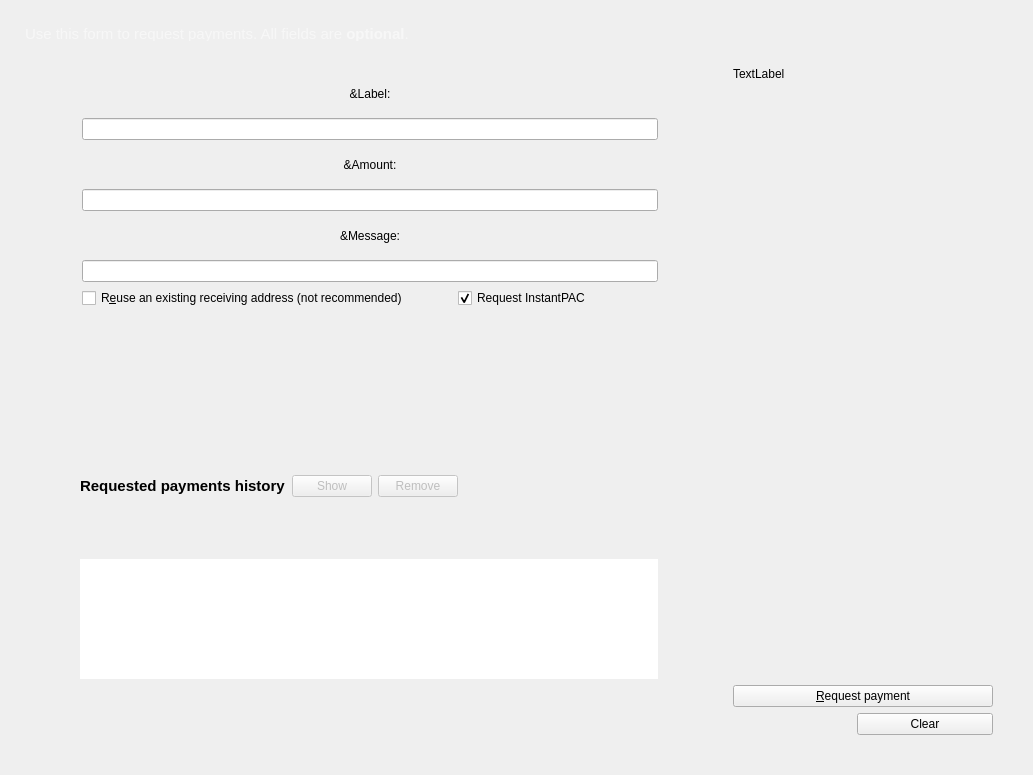
<?xml version="1.0" encoding="UTF-8"?>
<ui version="4.0">
 <class>ReceiveCoinsDialog</class>
 <widget class="QWidget" name="ReceiveCoinsDialog">
  <property name="geometry">
   <rect>
    <x>0</x>
    <y>0</y>
    <width>1033</width>
    <height>775</height>
   </rect>
  </property>
  <property name="sizePolicy">
   <sizepolicy hsizetype="Preferred" vsizetype="Expanding">
    <horstretch>0</horstretch>
    <verstretch>0</verstretch>
   </sizepolicy>
  </property>
  <property name="styleSheet">
   <string notr="true">QFrame{
  border:none;
}</string>
  </property>
  <property name="class" stdset="0">
   <string>container</string>
  </property>
  <layout class="QVBoxLayout" name="verticalLayout" stretch="0,0">
   <item>
    <widget class="QLabel" name="label_5">
     <property name="sizePolicy">
      <sizepolicy hsizetype="Preferred" vsizetype="Fixed">
       <horstretch>0</horstretch>
       <verstretch>0</verstretch>
      </sizepolicy>
     </property>
     <property name="minimumSize">
      <size>
       <width>0</width>
       <height>40</height>
      </size>
     </property>
     <property name="maximumSize">
      <size>
       <width>16777215</width>
       <height>40</height>
      </size>
     </property>
     <property name="font">
      <font>
       <pointsize>11</pointsize>
      </font>
     </property>
     <property name="styleSheet">
      <string notr="true">color: rgba(255,255,255,0.5);
padding: 10px;</string>
     </property>
     <property name="text">
      <string>Use this form to request payments. All fields are &lt;b&gt;optional&lt;/b&gt;.</string>
     </property>
     <property name="alignment">
      <set>Qt::AlignLeading|Qt::AlignLeft|Qt::AlignTop</set>
     </property>
    </widget>
   </item>
   <item>
    <widget class="QFrame" name="container">
     <property name="sizePolicy">
      <sizepolicy hsizetype="Preferred" vsizetype="MinimumExpanding">
       <horstretch>0</horstretch>
       <verstretch>0</verstretch>
      </sizepolicy>
     </property>
     <layout class="QHBoxLayout" name="horizontalLayout_3">
      <item>
       <layout class="QGridLayout" name="gridLayout_2">
        <property name="leftMargin">
         <number>40</number>
        </property>
        <property name="rightMargin">
         <number>40</number>
        </property>
        <property name="bottomMargin">
         <number>10</number>
        </property>
        <item row="1" column="0">
         <widget class="QFrame" name="frame">
          <property name="sizePolicy">
           <sizepolicy hsizetype="Expanding" vsizetype="Expanding">
            <horstretch>0</horstretch>
            <verstretch>0</verstretch>
           </sizepolicy>
          </property>
          <property name="minimumSize">
           <size>
            <width>600</width>
            <height>0</height>
           </size>
          </property>
          <property name="maximumSize">
           <size>
            <width>1000</width>
            <height>16777215</height>
           </size>
          </property>
          <property name="styleSheet">
           <string notr="true"/>
          </property>
          <property name="frameShape">
           <enum>QFrame::StyledPanel</enum>
          </property>
          <property name="frameShadow">
           <enum>QFrame::Raised</enum>
          </property>
          <layout class="QVBoxLayout" name="verticalLayout_2">
           <property name="leftMargin">
            <number>20</number>
           </property>
           <item>
            <spacer name="verticalSpacer_3">
             <property name="orientation">
              <enum>Qt::Vertical</enum>
             </property>
             <property name="sizeType">
              <enum>QSizePolicy::Fixed</enum>
             </property>
             <property name="sizeHint" stdset="0">
              <size>
               <width>20</width>
               <height>1</height>
              </size>
             </property>
            </spacer>
           </item>
           <item>
            <layout class="QHBoxLayout" name="horizontalLayout_2">
             <item>
              <widget class="QLabel" name="label_6">
               <property name="font">
                <font>
                 <pointsize>11</pointsize>
                 <weight>75</weight>
                 <bold>true</bold>
                </font>
               </property>
               <property name="text">
                <string>Requested payments history</string>
               </property>
              </widget>
             </item>
             <item>
              <widget class="QPushButton" name="showRequestButton">
               <property name="enabled">
                <bool>false</bool>
               </property>
               <property name="toolTip">
                <string>Show the selected request (does the same as double clicking an entry)</string>
               </property>
               <property name="styleSheet">
                <string notr="true"/>
               </property>
               <property name="text">
                <string>Show</string>
               </property>
               <property name="autoDefault">
                <bool>false</bool>
               </property>
               <property name="class" stdset="0">
                <string>linkButton</string>
               </property>
              </widget>
             </item>
             <item>
              <widget class="QPushButton" name="removeRequestButton">
               <property name="enabled">
                <bool>false</bool>
               </property>
               <property name="toolTip">
                <string>Remove the selected entries from the list</string>
               </property>
               <property name="styleSheet">
                <string notr="true"/>
               </property>
               <property name="text">
                <string>Remove</string>
               </property>
               <property name="autoDefault">
                <bool>false</bool>
               </property>
               <property name="class" stdset="0">
                <string>linkButton</string>
               </property>
              </widget>
             </item>
             <item>
              <spacer name="horizontalSpacer_2">
               <property name="orientation">
                <enum>Qt::Horizontal</enum>
               </property>
               <property name="sizeHint" stdset="0">
                <size>
                 <width>40</width>
                 <height>20</height>
                </size>
               </property>
              </spacer>
             </item>
            </layout>
           </item>
           <item>
            <widget class="QTableView" name="recentRequestsView">
             <property name="sizePolicy">
              <sizepolicy hsizetype="Expanding" vsizetype="MinimumExpanding">
               <horstretch>0</horstretch>
               <verstretch>0</verstretch>
              </sizepolicy>
             </property>
             <property name="minimumSize">
              <size>
               <width>0</width>
               <height>100</height>
              </size>
             </property>
             <property name="maximumSize">
              <size>
               <width>16777215</width>
               <height>120</height>
              </size>
             </property>
             <property name="contextMenuPolicy">
              <enum>Qt::CustomContextMenu</enum>
             </property>
             <property name="styleSheet">
              <string notr="true"/>
             </property>
             <property name="tabKeyNavigation">
              <bool>false</bool>
             </property>
             <property name="sortingEnabled">
              <bool>true</bool>
             </property>
            </widget>
           </item>
          </layout>
         </widget>
        </item>
        <item row="0" column="0">
         <widget class="QFrame" name="frame2">
          <property name="sizePolicy">
           <sizepolicy hsizetype="MinimumExpanding" vsizetype="Expanding">
            <horstretch>0</horstretch>
            <verstretch>0</verstretch>
           </sizepolicy>
          </property>
          <property name="minimumSize">
           <size>
            <width>0</width>
            <height>0</height>
           </size>
          </property>
          <property name="maximumSize">
           <size>
            <width>1000</width>
            <height>16777215</height>
           </size>
          </property>
          <property name="frameShape">
           <enum>QFrame::StyledPanel</enum>
          </property>
          <property name="frameShadow">
           <enum>QFrame::Sunken</enum>
          </property>
          <layout class="QVBoxLayout" name="verticalLayout_3">
           <item>
            <layout class="QGridLayout" name="gridLayout">
             <item row="6" column="2">
              <widget class="BitcoinAmountField" name="reqAmount">
               <property name="minimumSize">
                <size>
                 <width>500</width>
                 <height>0</height>
                </size>
               </property>
               <property name="maximumSize">
                <size>
                 <width>16777215</width>
                 <height>16777215</height>
                </size>
               </property>
               <property name="toolTip">
                <string>An optional amount to request. Leave this empty or zero to not request a specific amount.</string>
               </property>
               <property name="class" stdset="0">
                <string>LineEdit</string>
               </property>
              </widget>
             </item>
             <item row="3" column="2">
              <widget class="QLabel" name="label_2">
               <property name="toolTip">
                <string>An optional label to associate with the new receiving address.</string>
               </property>
               <property name="text">
                <string>&amp;Label:</string>
               </property>
               <property name="alignment">
                <set>Qt::AlignCenter</set>
               </property>
               <property name="class" stdset="0">
                <string>titleLabel</string>
               </property>
              </widget>
             </item>
             <item row="7" column="2">
              <widget class="QLabel" name="label_3">
               <property name="toolTip">
                <string>An optional message to attach to the payment request, which will be displayed when the request is opened. Note: The message will not be sent with the payment over the Paccoin network.</string>
               </property>
               <property name="text">
                <string>&amp;Message:</string>
               </property>
               <property name="alignment">
                <set>Qt::AlignCenter</set>
               </property>
               <property name="class" stdset="0">
                <string>titleLabel</string>
               </property>
              </widget>
             </item>
             <item row="5" column="2">
              <widget class="QLabel" name="label">
               <property name="toolTip">
                <string>An optional amount to request. Leave this empty or zero to not request a specific amount.</string>
               </property>
               <property name="text">
                <string>&amp;Amount:</string>
               </property>
               <property name="alignment">
                <set>Qt::AlignCenter</set>
               </property>
               <property name="class" stdset="0">
                <string>titleLabel</string>
               </property>
              </widget>
             </item>
             <item row="10" column="0">
              <widget class="QLabel" name="label_4">
               <property name="text">
                <string/>
               </property>
              </widget>
             </item>
             <item row="8" column="2">
              <widget class="QLineEdit" name="reqMessage">
               <property name="minimumSize">
                <size>
                 <width>500</width>
                 <height>0</height>
                </size>
               </property>
               <property name="maximumSize">
                <size>
                 <width>16777215</width>
                 <height>16777215</height>
                </size>
               </property>
               <property name="toolTip">
                <string>An optional message to attach to the payment request, which will be displayed when the request is opened.&lt;br&gt;Note: The message will not be sent with the payment over the Paccoin network.</string>
               </property>
               <property name="class" stdset="0">
                <string>LineEdit</string>
               </property>
              </widget>
             </item>
             <item row="4" column="2">
              <widget class="QLineEdit" name="reqLabel">
               <property name="minimumSize">
                <size>
                 <width>500</width>
                 <height>0</height>
                </size>
               </property>
               <property name="maximumSize">
                <size>
                 <width>16777215</width>
                 <height>16777215</height>
                </size>
               </property>
               <property name="toolTip">
                <string>An optional label to associate with the new receiving address.</string>
               </property>
               <property name="class" stdset="0">
                <string>LineEdit</string>
               </property>
              </widget>
             </item>
             <item row="12" column="0">
              <widget class="QLabel" name="label_7">
               <property name="text">
                <string/>
               </property>
              </widget>
             </item>
             <item row="9" column="2">
              <layout class="QHBoxLayout" name="horizontalLayout_4">
               <item>
                <widget class="QCheckBox" name="reuseAddress">
                 <property name="sizePolicy">
                  <sizepolicy hsizetype="Expanding" vsizetype="Fixed">
                   <horstretch>0</horstretch>
                   <verstretch>0</verstretch>
                  </sizepolicy>
                 </property>
                 <property name="toolTip">
                  <string>Reuse one of the previously used receiving addresses.&lt;br&gt;Reusing addresses has security and privacy issues.&lt;br&gt;Do not use this unless re-generating a payment request made before.</string>
                 </property>
                 <property name="text">
                  <string>R&amp;euse an existing receiving address (not recommended)</string>
                 </property>
                </widget>
               </item>
               <item>
                <widget class="QCheckBox" name="checkUseInstantSend">
                 <property name="sizePolicy">
                  <sizepolicy hsizetype="Preferred" vsizetype="Fixed">
                   <horstretch>0</horstretch>
                   <verstretch>0</verstretch>
                  </sizepolicy>
                 </property>
                 <property name="minimumSize">
                  <size>
                   <width>200</width>
                   <height>0</height>
                  </size>
                 </property>
                 <property name="maximumSize">
                  <size>
                   <width>16777215</width>
                   <height>16777215</height>
                  </size>
                 </property>
                 <property name="text">
                  <string>Request InstantPAC</string>
                 </property>
                 <property name="checked">
                  <bool>true</bool>
                 </property>
                </widget>
               </item>
              </layout>
             </item>
            </layout>
           </item>
          </layout>
         </widget>
        </item>
       </layout>
      </item>
      <item>
       <widget class="QFrame" name="QRCodeFrame">
        <property name="sizePolicy">
         <sizepolicy hsizetype="Preferred" vsizetype="Expanding">
          <horstretch>0</horstretch>
          <verstretch>0</verstretch>
         </sizepolicy>
        </property>
        <property name="maximumSize">
         <size>
          <width>300</width>
          <height>16777215</height>
         </size>
        </property>
        <layout class="QVBoxLayout" name="verticalLayout_4">
         <property name="spacing">
          <number>6</number>
         </property>
         <property name="leftMargin">
          <number>20</number>
         </property>
         <property name="topMargin">
          <number>1</number>
         </property>
         <property name="rightMargin">
          <number>20</number>
         </property>
         <property name="bottomMargin">
          <number>20</number>
         </property>
         <item>
          <widget class="QLabel" name="labelBalance">
           <property name="text">
            <string>TextLabel</string>
           </property>
          </widget>
         </item>
         <item>
          <spacer name="verticalSpacer">
           <property name="orientation">
            <enum>Qt::Vertical</enum>
           </property>
           <property name="sizeType">
            <enum>QSizePolicy::Expanding</enum>
           </property>
           <property name="sizeHint" stdset="0">
            <size>
             <width>20</width>
             <height>40</height>
            </size>
           </property>
          </spacer>
         </item>
         <item>
          <layout class="QHBoxLayout" name="horizontalLayout">
           <item>
            <widget class="QPushButton" name="receiveButton">
             <property name="sizePolicy">
              <sizepolicy hsizetype="Fixed" vsizetype="Fixed">
               <horstretch>0</horstretch>
               <verstretch>0</verstretch>
              </sizepolicy>
             </property>
             <property name="minimumSize">
              <size>
               <width>260</width>
               <height>0</height>
              </size>
             </property>
             <property name="text">
              <string>&amp;Request payment</string>
             </property>
             <property name="class" stdset="0">
              <string>accentButton</string>
             </property>
            </widget>
           </item>
          </layout>
         </item>
         <item>
          <layout class="QHBoxLayout" name="horizontaLayoutlButton">
           <item>
            <spacer name="horizontalSpacer_3">
             <property name="orientation">
              <enum>Qt::Horizontal</enum>
             </property>
             <property name="sizeType">
              <enum>QSizePolicy::Fixed</enum>
             </property>
             <property name="sizeHint" stdset="0">
              <size>
               <width>124</width>
               <height>20</height>
              </size>
             </property>
            </spacer>
           </item>
           <item>
            <widget class="QPushButton" name="clearButton">
             <property name="sizePolicy">
              <sizepolicy hsizetype="Fixed" vsizetype="Fixed">
               <horstretch>0</horstretch>
               <verstretch>0</verstretch>
              </sizepolicy>
             </property>
             <property name="minimumSize">
              <size>
               <width>130</width>
               <height>0</height>
              </size>
             </property>
             <property name="maximumSize">
              <size>
               <width>140</width>
               <height>16777215</height>
              </size>
             </property>
             <property name="toolTip">
              <string>Clear all fields of the form.</string>
             </property>
             <property name="layoutDirection">
              <enum>Qt::LeftToRight</enum>
             </property>
             <property name="text">
              <string>Clear</string>
             </property>
             <property name="autoDefault">
              <bool>false</bool>
             </property>
            </widget>
           </item>
          </layout>
         </item>
        </layout>
       </widget>
      </item>
     </layout>
    </widget>
   </item>
  </layout>
 </widget>
 <customwidgets>
  <customwidget>
   <class>BitcoinAmountField</class>
   <extends>QLineEdit</extends>
   <header>bitcoinamountfield.h</header>
   <container>1</container>
  </customwidget>
 </customwidgets>
 <tabstops>
  <tabstop>reqLabel</tabstop>
  <tabstop>reqAmount</tabstop>
  <tabstop>reqMessage</tabstop>
  <tabstop>receiveButton</tabstop>
  <tabstop>recentRequestsView</tabstop>
  <tabstop>showRequestButton</tabstop>
  <tabstop>removeRequestButton</tabstop>
 </tabstops>
 <resources/>
 <connections/>
</ui>
